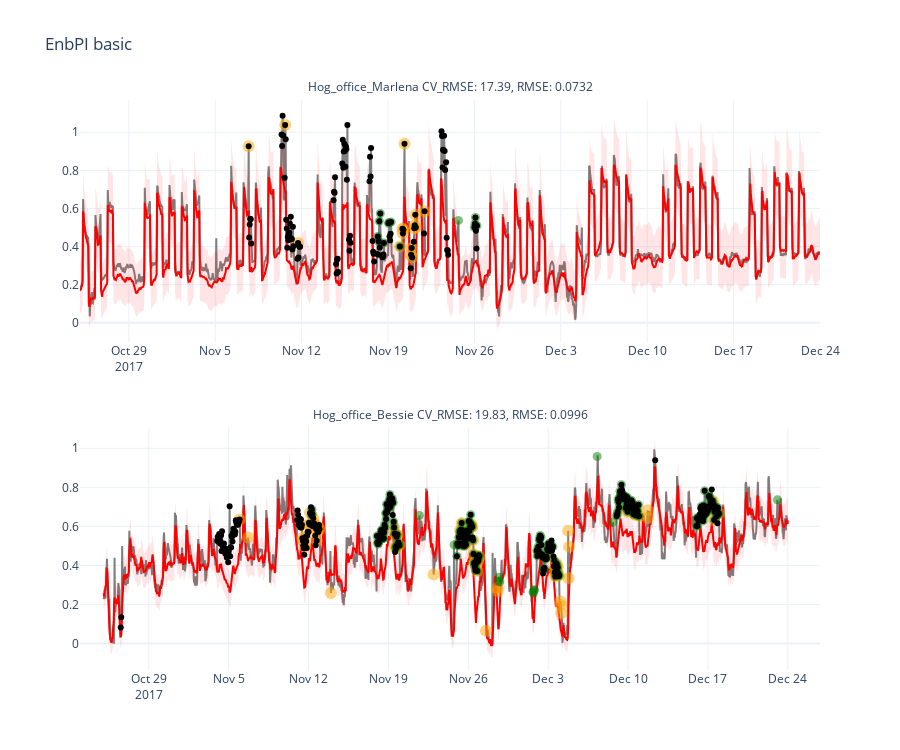

The code cell stored with this chart in its notebook:
### Markdown cell above
### EnbPI results

### Code cell
Alarms_EnbPI=alarm_matrix_new.Alarm_matrix(Results_EnbPI)
fig=Visualization(Alarms_EnbPI)
fig.update_layout(showlegend=False, template='plotly_white', title='EnbPI basic',height=750)
fig.show()
compute_coverage_len(Alarms_EnbPI['Consumption'], Alarms_EnbPI['Lower bound'], Alarms_EnbPI['Upper bound'], verbose=True)

Alarms_EnbPI_back=alarm_matrix_new_withbackprop.Alarm_matrix(Results_EnbPI)
matrix=alarm_day_performance(Alarms_EnbPI_back)
metrix_df,conf_matrix=evaluate_model_performance(matrix['anomal_thatday'], matrix['alarm_thatday'])
metrix_df.round(2)
